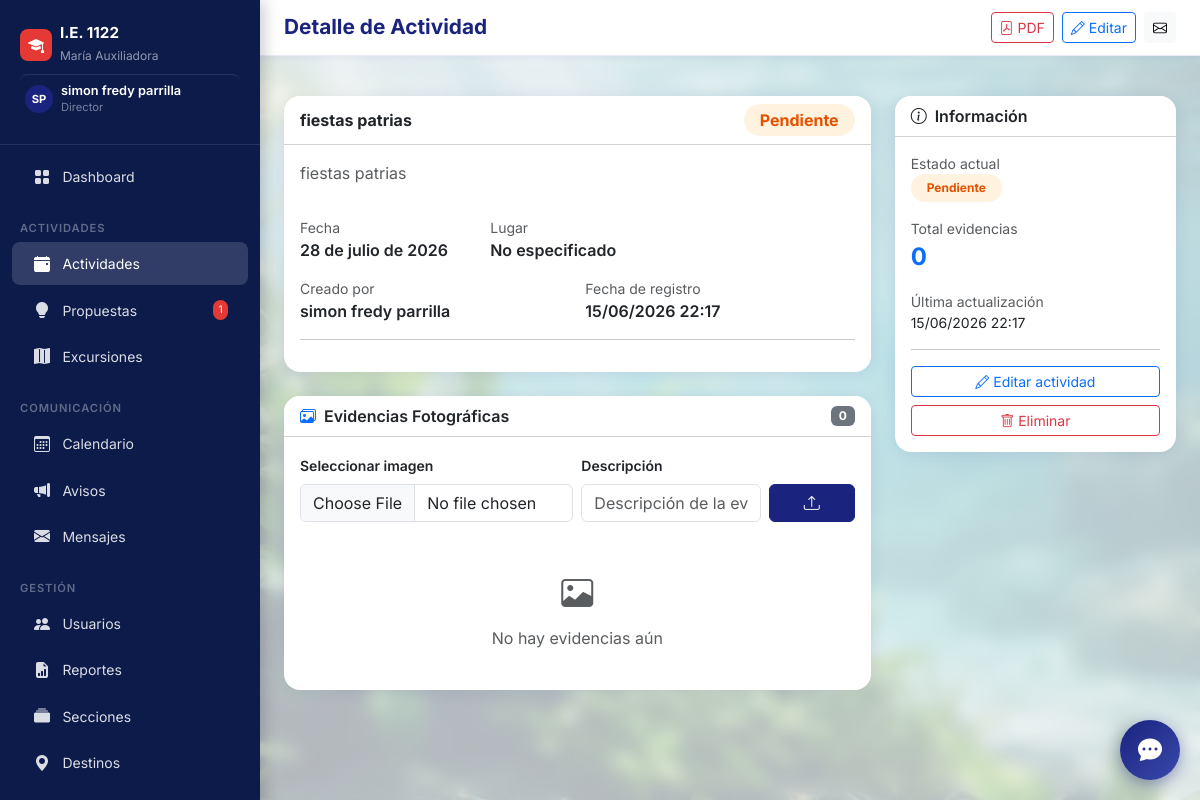
Page /actividades/16/ (signed in) on the committed database.
### core/models.py (models this page shows, shortened)
class User(AbstractUser):
    ROLE_CHOICES = [
        ('director', 'Director'),
        ('docente', 'Docente'),
    ]
    role = models.CharField(max_length=20, choices=ROLE_CHOICES, default='docente', verbose_name='Rol')
    email = models.EmailField(unique=True, verbose_name='Correo electrónico')
    telefono = models.CharField(max_length=15, blank=True, verbose_name='Teléfono')
    fecha_nacimiento = models.DateField(null=True, blank=True, verbose_name='Fecha de nacimiento')
    foto_perfil = models.ImageField(upload_to='perfiles/', blank=True, null=True, verbose_name='Foto de perfil')
    seccion_asignada = models.CharField(max_length=50, blank=True, verbose_name='Sección / Grado asignado', help_text='Ej: 3B, 5A, ED.FISICA')
    class Meta:
        verbose_name = 'Usuario'
        verbose_name_plural = 'Usuarios'
    @property
    def is_director(self):
        return self.role == 'director'

class ActividadInstitucional(models.Model):
    ESTADO_CHOICES = [
        ('pendiente', 'Pendiente'),
        ('en_proceso', 'En Proceso'),
        ('finalizada', 'Finalizada'),
        ('cancelada', 'Cancelada'),
    ]
    titulo = models.CharField(max_length=300, verbose_name='Título')
    descripcion = models.TextField(verbose_name='Descripción')
    fecha = models.DateField(verbose_name='Fecha de actividad')
    responsables = models.ManyToManyField(
        User,
        related_name='actividades_asignadas',
        verbose_name='Responsables',
        limit_choices_to={'role': 'docente'}
    )
    estado = models.CharField(
        max_length=20,
        choices=ESTADO_CHOICES,
        default='pendiente',
        verbose_name='Estado'
    )
    created_by = models.ForeignKey(
        User,
        on_delete=models.CASCADE,
        related_name='actividades_creadas',
        verbose_name='Creado por'
    )
    fecha_creacion = models.DateTimeField(auto_now_add=True)
    fecha_actualizacion = models.DateTimeField(auto_now=True)
    lugar = models.CharField(max_length=200, blank=True, verbose_name='Lugar')
    presupuesto = models.DecimalField(
        max_digits=10, decimal_places=2, null=True, blank=True, verbose_name='Presupuesto (S/)'
    )
    imagen = models.ImageField(upload_to='actividades/', null=True, blank=True, verbose_name='Imagen principal')
    class Meta:
        verbose_name = 'Actividad Institucional'
        verbose_name_plural = 'Actividades Institucionales'
        ordering = ['-fecha']

### core/views.py (the view)
# urls.py: path('actividades/<int:pk>/', views.actividad_detalle, name='actividad_detalle'),
@login_required
def actividad_detalle(request, pk):
    actividad = get_object_or_404(ActividadInstitucional, pk=pk)
    evidencias = actividad.evidencias.all().select_related('subido_por')
    form_evidencia = EvidenciaForm()
    return render(request, 'actividades/detalle.html', {
        'actividad': actividad,
        'evidencias': evidencias,
        'form_evidencia': form_evidencia,
    })

### templates/actividades/detalle.html (shortened to what this page needs)
{% extends 'base.html' %}
{% block page_title %}Detalle de Actividad{% endblock %}
{% block topbar_actions %}
  <a href="{% url 'reporte_actividad_pdf' actividad.pk %}" class="btn btn-sm btn-outline-danger" target="_blank">
    <i class="bi bi-file-pdf me-1"></i>PDF
  </a>
  {% if user.is_director %}
  <a href="{% url 'actividad_editar' actividad.pk %}" class="btn btn-sm btn-outline-primary">
    <i class="bi bi-pencil me-1"></i>Editar
  </a>
  {% endif %}
{% endblock %}
{% block content %}
<div class="row g-4">
  <div class="col-lg-8">
    <div class="card mb-4">
      <div class="card-header bg-white d-flex justify-content-between align-items-center">
        <span class="fw-bold fs-6">{{ actividad.titulo }}</span>
        <span class="badge badge-{{ actividad.estado }} px-3 py-2 rounded-pill fs-6">{{ actividad.get_estado_display }}</span>
      </div>
      <div class="card-body">
        <p class="text-muted">{{ actividad.descripcion }}</p>
        <div class="row g-3 mt-1">
          <div class="col-sm-4">
            <div class="text-muted small">Fecha</div>
            <div class="fw-semibold">{{ actividad.fecha|date:"d \d\e F \d\e Y" }}</div>
          </div>
          <div class="col-sm-4">
            <div class="text-muted small">Lugar</div>
            <div class="fw-semibold">{{ actividad.lugar|default:"No especificado" }}</div>
          </div>
          <div class="col-sm-6">
            <div class="text-muted small">Creado por</div>
            <div class="fw-semibold">{{ actividad.created_by.get_full_name|default:actividad.created_by.username }}</div>
          </div>
          <div class="col-sm-6">
            <div class="text-muted small">Fecha de registro</div>
            <div class="fw-semibold">{{ actividad.fecha_creacion|date:"d/m/Y H:i" }}</div>
          </div>
        </div>
        <hr>
      </div>
    </div>
    <div class="card">
      <div class="card-header bg-white d-flex justify-content-between align-items-center">
        <span><i class="bi bi-images text-primary me-2"></i>Evidencias Fotográficas</span>
        <span class="badge bg-secondary">{{ evidencias.count }}</span>
      </div>
      <div class="card-body">
        <form method="post" enctype="multipart/form-data" action="{% url 'evidencia_subir_actividad' actividad.pk %}" class="mb-4">
          <div class="row g-2 align-items-end">
            <div class="col-md-6">
              <label class="form-label fw-semibold small">Seleccionar imagen</label>
              {{ form_evidencia.imagen }}
            </div>
            <div class="col-md-4">
              <label class="form-label fw-semibold small">Descripción</label>
              {{ form_evidencia.descripcion }}
            </div>
            <div class="col-md-2">
              <button type="submit" class="btn btn-primary w-100">
                <i class="bi bi-upload"></i>
              </button>
            </div>
          </div>
        </form>
        {% if evidencias %}
        <div class="row g-3">
          {% for ev in evidencias %}
          <div class="col-sm-6 col-md-4">
            <div class="card h-100">
              <img src="{{ ev.imagen.url }}" class="evidencia-img" alt="{{ ev.descripcion }}">
              <div class="card-body p-2">
                <small class="text-muted d-block">{{ ev.descripcion|default:"Sin descripción" }}</small>
                <small class="text-muted">{{ ev.subido_por.get_full_name|default:ev.subido_por.username }}</small>
              </div>
              {% if ev.subido_por == user or user.is_director %}
              <div class="card-footer p-1">
                <form method="post" action="{% url 'evidencia_eliminar' ev.pk %}">
                  {% csrf_token %}
                  <button type="submit" class="btn btn-sm btn-outline-danger w-100 py-1"
                          onclick="return confirm('¿Eliminar esta evidencia?')">
                    <i class="bi bi-trash"></i> Eliminar
                  </button>
                </form>
              </div>
              {% endif %}
            </div>
          </div>
          {% endfor %}
        </div>
        {% else %}
        <div class="text-center text-muted py-4">
          <i class="bi bi-image fs-2 d-block mb-2"></i>No hay evidencias aún
        </div>
        {% endif %}
      </div>
    </div>
  </div>
  <div class="col-lg-4">
    <div class="card">
      <div class="card-header bg-white"><i class="bi bi-info-circle me-2"></i>Información</div>
      <div class="card-body">
        <div class="d-flex flex-column gap-3">
          <div>
            <div class="text-muted small">Estado actual</div>
            <span class="badge badge-{{ actividad.estado }} px-3 py-2 rounded-pill">{{ actividad.get_estado_display }}</span>
          </div>
          <div>
            <div class="text-muted small">Total evidencias</div>
            <div class="fw-bold fs-4 text-primary">{{ evidencias.count }}</div>
          </div>
          <div>
            <div class="text-muted small">Última actualización</div>
            <div class="small">{{ actividad.fecha_actualizacion|date:"d/m/Y H:i" }}</div>
          </div>
        </div>
        {% if user.is_director %}
        <hr>
        <div class="d-grid gap-2">
          <a href="{% url 'actividad_editar' actividad.pk %}" class="btn btn-outline-primary btn-sm">
            <i class="bi bi-pencil me-1"></i>Editar actividad
          </a>
          <a href="{% url 'actividad_eliminar' actividad.pk %}" class="btn btn-outline-danger btn-sm">
            <i class="bi bi-trash me-1"></i>Eliminar
          </a>
        </div>
        {% endif %}
      </div>
    </div>
  </div>
</div>
{% endblock %}

### templates/base.html (shortened to what this page needs)
<!DOCTYPE html>
<html lang="es">
<head>
  <link href="https://cdn.jsdelivr.net/npm/bootstrap@5.3.3/dist/css/bootstrap.min.css" rel="stylesheet">
  <link href="https://cdn.jsdelivr.net/npm/bootstrap-icons@1.11.3/font/bootstrap-icons.css" rel="stylesheet">
</head>
<body>
  <nav id="sidebar">
    <div class="sidebar-brand">
      <div class="d-flex align-items-center gap-2 mb-1">
        <div
          style="background:#e53935;width:32px;height:32px;border-radius:8px;display:flex;align-items:center;justify-content:center;">
          <i class="bi bi-mortarboard-fill text-white"></i>
        </div>
        <div>
          <h6>I.E. 1122</h6>
          <small>María Auxiliadora</small>
        </div>
      </div>
      {% if user.is_authenticated %}
      <a href="{% url 'perfil' %}" class="text-decoration-none d-flex align-items-center gap-2 mt-2 pt-2 profile-link"
        style="border-top:1px solid rgba(255,255,255,0.1)">
        {% if user.foto_perfil %}
        <img src="{{ user.foto_perfil.url }}" class="rounded-circle" width="28" height="28" style="object-fit:cover;">
        {% else %}
        <div class="avatar-placeholder" style="width:28px;height:28px;font-size:.7rem;">
          {{ user.first_name|first|upper }}{{ user.last_name|first|upper }}
        </div>
        {% endif %}
        <div>
          <div style="color:#fff;font-size:.8rem;font-weight:600;line-height:1.2;">
            {{ user.get_full_name|default:user.username }}
          </div>
          <div style="color:rgba(255,255,255,.45);font-size:.7rem;">
            {{ user.get_role_display }}
          </div>
        </div>
      </a>
      {% endif %}
    </div>
    <ul class="nav flex-column py-2">
      <li><a class="nav-link {% if request.resolver_match.url_name == 'dashboard' %}active{% endif %}"
          href="{% url 'dashboard' %}">
          <i class="bi bi-grid-fill"></i> Dashboard
        </a></li>
      <div class="nav-section">Actividades</div>
      <li><a class="nav-link {% if 'actividades' in request.path %}active{% endif %}"
          href="{% url 'actividades_lista' %}">
          <i class="bi bi-calendar-event-fill"></i> Actividades
        </a></li>
      <li><a class="nav-link {% if 'propuestas' in request.path %}active{% endif %}"
          href="{% url 'propuestas_lista' %}">
          <i class="bi bi-lightbulb-fill"></i> Propuestas
          {% if user.is_director %}
          {% with cnt=pendientes_count %}{% if cnt %}<span class="badge-count">{{ cnt }}</span>{% endif %}{% endwith %}
          {% endif %}
        </a></li>
      <li><a class="nav-link {% if 'excursiones' in request.path %}active{% endif %}"
          href="{% url 'excursiones_lista' %}">
          <i class="bi bi-map-fill"></i> Excursiones
        </a></li>
      <div class="nav-section">Comunicación</div>
      <li><a class="nav-link {% if 'calendario' in request.path %}active{% endif %}"
          href="{% url 'calendario_actividades' %}">
          <i class="bi bi-calendar3"></i> Calendario
        </a></li>
      <li><a class="nav-link {% if 'avisos' in request.path %}active{% endif %}" href="{% url 'avisos_lista' %}">
          <i class="bi bi-megaphone-fill"></i> Avisos
        </a></li>
      <li><a class="nav-link {% if 'mensajes' in request.path %}active{% endif %}" href="{% url 'mensajes_bandeja' %}">
          <i class="bi bi-envelope-fill"></i> Mensajes
        </a></li>
      {% if user.is_director %}
      <div class="nav-section">Gestión</div>
      <li><a class="nav-link {% if 'usuarios' in request.path %}active{% endif %}" href="{% url 'usuarios_lista' %}">
          <i class="bi bi-people-fill"></i> Usuarios
        </a></li>
      <li><a class="nav-link {% if 'reportes' in request.path %}active{% endif %}" href="{% url 'reportes_panel' %}">
          <i class="bi bi-file-earmark-bar-graph-fill"></i> Reportes
        </a></li>
      <li><a class="nav-link {% if 'secciones' in request.path %}active{% endif %}" href="{% url 'secciones_lista' %}">
          <i class="bi bi-collection-fill"></i> Secciones
        </a></li>
      <li><a class="nav-link {% if 'destinos' in request.path %}active{% endif %}" href="{% url 'destinos_lista' %}">
          <i class="bi bi-geo-alt-fill"></i> Destinos
        </a></li>
      <li><a class="nav-link" href="/admin/" target="_blank">
        </a></li>
      {% endif %}
    </ul>
  </nav>
  <div id="main-content">
    <div class="topbar d-flex align-items-center justify-content-between">
      <div class="d-flex align-items-center gap-3">
        <h1 class="page-title">{% block page_title %}{% endblock %}</h1>
      </div>
      <div class="d-flex align-items-center gap-2">
        {% block topbar_actions %}{% endblock %}
        <a href="{% url 'mensajes_bandeja' %}" class="btn btn-sm btn-light position-relative">
          <i class="bi bi-envelope"></i>
        </a>
      </div>
    </div>
    <div class="px-4 pt-3">
    </div>
    <main class="p-4">
      {% block content %}{% endblock %}
    </main>
  </div>
  <div id="chatbot-widget">
    <button id="chat-toggle" onclick="toggleChat()">
      <i class="bi bi-chat-dots-fill"></i>
    </button>
  </div>
</body>
</html>

### rows in the picture
User: first_name|first "S", last_name|first "P", get_full_name "simon fredy parrilla", role "Director"
ActividadInstitucional: titulo "fiestas patrias", estado "Pendiente", descripcion "fiestas patrias", fecha "28 de julio de 2026", lugar "No especificado", created_by.get_full_name "simon fredy parrilla", fecha_creacion "15/06/2026 22:17", fecha_actualizacion "15/06/2026 22:17"

### other values in the picture
{{ cnt }} "1"
{{ evidencias.count }} "0"
